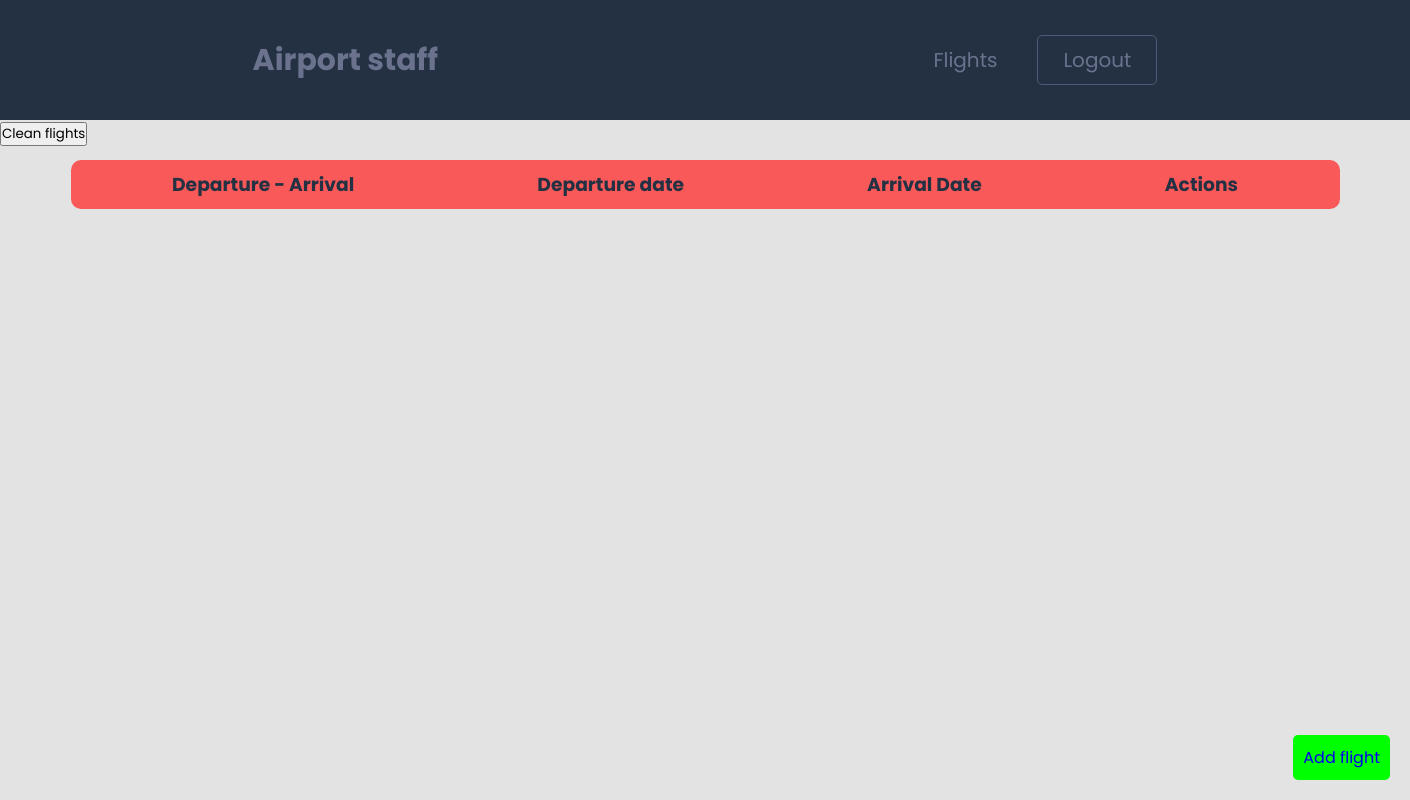
Page /staff/flights/ (signed in) on the earlier database version.
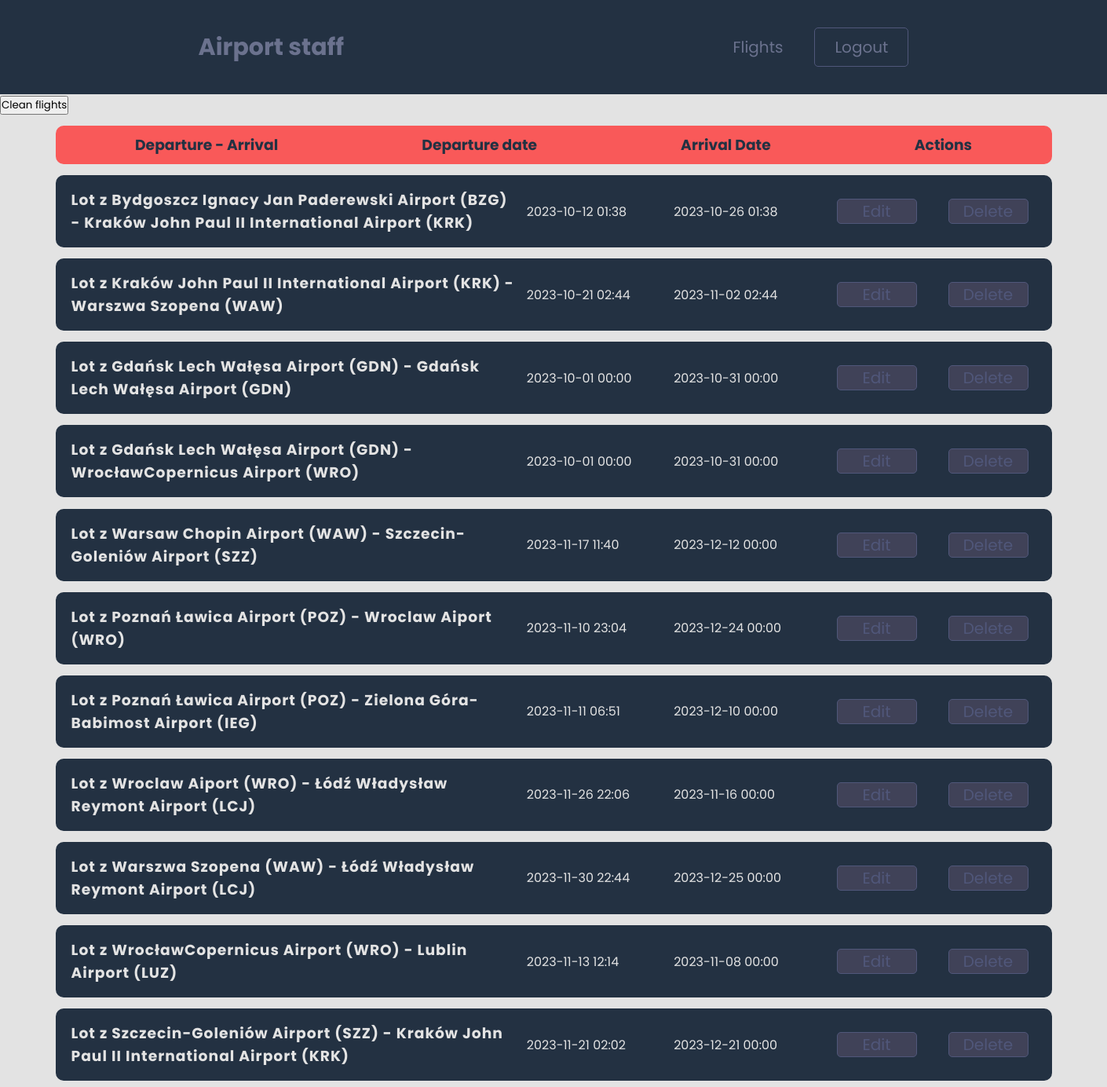
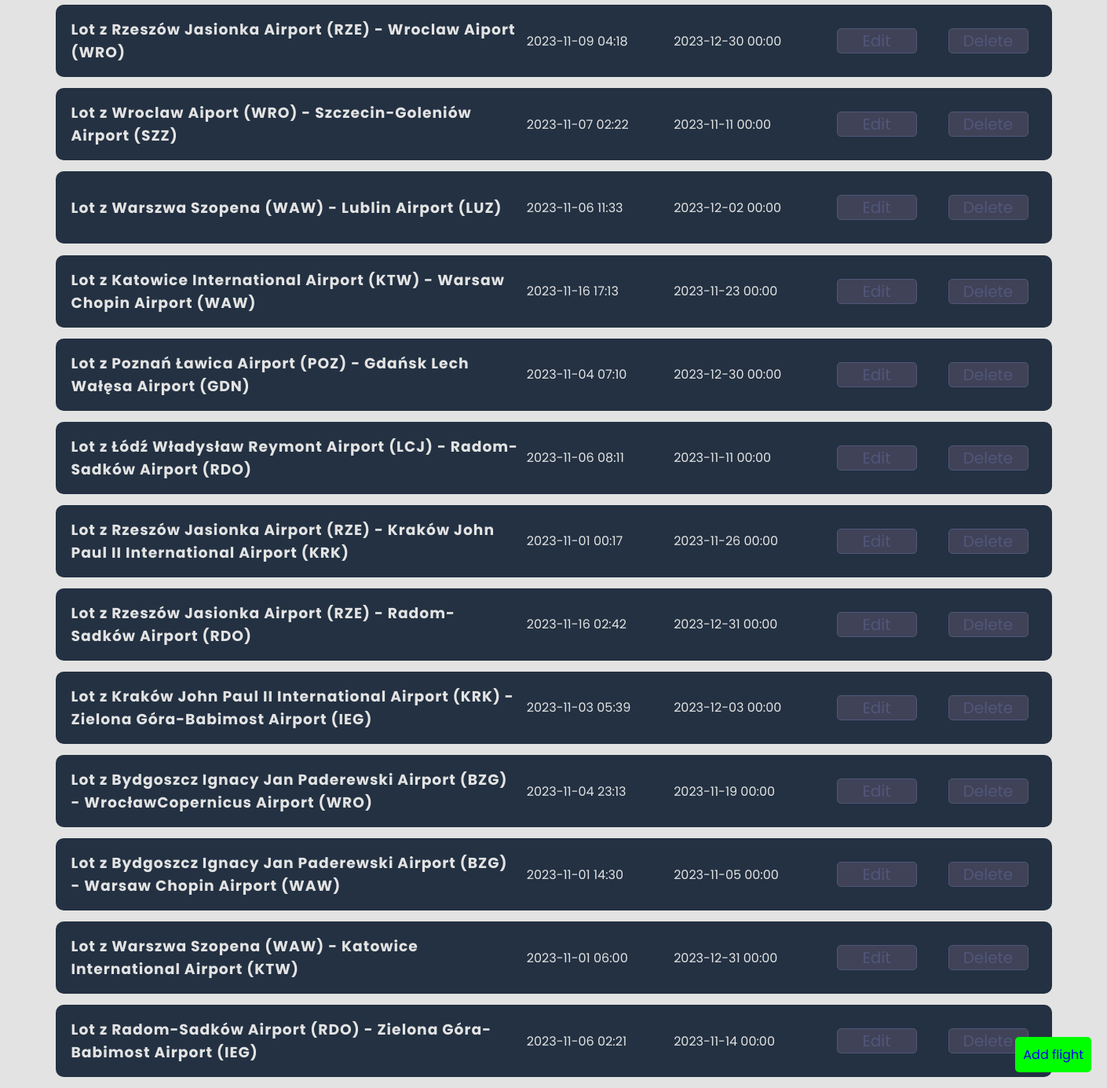
Same page on the later database version (2 pictures, top to bottom).
### staff/models.py (models this page shows, shortened)
class Flight(models.Model):
    departure_airport = models.ForeignKey(Airport, on_delete=models.CASCADE, related_name='departures')
    arrival_airport = models.ForeignKey(Airport, on_delete=models.CASCADE, related_name='arrivals')
    departure_date = models.DateTimeField()
    arrival_date = models.DateTimeField()
    class Meta:
        app_label = 'staff'

class Airport(models.Model):
    name = models.CharField(max_length=100)
    airport_code = models.CharField(max_length=3)
    city = models.CharField(max_length=100)
    class Meta:
        app_label = 'staff'

### staff/views.py (the view)
# urls.py: path('flights/', FlightsView.as_view(), name='flights'),
class FlightsView(LoginRequiredMixin, ListView):
    model = Flight
    template_name = 'staff/flights.html'
    context_object_name = 'flights'

### staff/templates/staff/flights.html (shortened to what this page needs)
{% extends "staff/base.html" %}
{% load crispy_forms_tags %}
{% block content %}
<form action="{% url 'staff:clean-flights' %}" method="post">
    <input type="submit" value="Clean flights">
</form>
<div class="info-bar">
    <h3>Departure - Arrival</h3>
    <h3>Departure date</h3>
    <h3>Arrival Date</h3>
    <h3>Actions</h3>
</div>
{% for flight in flights %}
    <li class="element-li">
        <h3 class="element-header">
            Lot z {{ flight.departure_airport.name }} ({{ flight.departure_airport.airport_code }}) - {{ flight.arrival_airport.name }} ({{ flight.arrival_airport.airport_code }})
        </h3>
        <p class="element-time">
            {{ flight.departure_date|date:"Y-m-d H:i" }}
        </p>
        <p class="element-time">
            {{ flight.arrival_date|date:"Y-m-d H:i" }}
        </p>
        <form method="POST" action="{% url 'staff:update_flight' flight.id %}">
            <input type="submit" value="Edit" class="element-edit">
        </form>
        <form method="POST" action="{% url 'staff:delete_flight' flight.id %}">
            <input type="submit" value="Delete" class="element-delete">
        </form>
    </li>
{% endfor %}
<a href="{% url 'staff:add_flight' %}">
    <div class="bottom-right-div">
        Add flight
    </div>
</a>
{% endblock content %}

Differences in the rows shown:
added Flight: departure_airport.name "Bydgoszcz Ignacy Jan Paderewski Airport", departure_airport.airport_code "BZG", arrival_airport.name "Kraków John Paul II International Airport", arrival_airport.airport_code "KRK", departure_date "2023-10-12 01:38", arrival_date "2023-10-26 01:38"
added Flight: departure_airport.name "Kraków John Paul II International Airport", departure_airport.airport_code "KRK", arrival_airport.name "Warszwa Szopena", arrival_airport.airport_code "WAW", departure_date "2023-10-21 02:44", arrival_date "2023-11-02 02:44"
added Flight: departure_airport.name "Gdańsk Lech Wałęsa Airport", departure_airport.airport_code "GDN", arrival_airport.name "Gdańsk Lech Wałęsa Airport", arrival_airport.airport_code "GDN", departure_date "2023-10-01 00:00", arrival_date "2023-10-31 00:00"
added Flight: departure_airport.name "Gdańsk Lech Wałęsa Airport", departure_airport.airport_code "GDN", arrival_airport.name "WrocławCopernicus Airport", arrival_airport.airport_code "WRO", departure_date "2023-10-01 00:00", arrival_date "2023-10-31 00:00"
added Flight: departure_airport.name "Warsaw Chopin Airport", departure_airport.airport_code "WAW", arrival_airport.name "Szczecin-Goleniów Airport", arrival_airport.airport_code "SZZ", departure_date "2023-11-17 11:40", arrival_date "2023-12-12 00:00"
added Flight: departure_airport.name "Poznań Ławica Airport", departure_airport.airport_code "POZ", arrival_airport.name "Wroclaw Aiport", arrival_airport.airport_code "WRO", departure_date "2023-11-10 23:04", arrival_date "2023-12-24 00:00"
added Flight: departure_airport.name "Poznań Ławica Airport", departure_airport.airport_code "POZ", arrival_airport.name "Zielona Góra-Babimost Airport", arrival_airport.airport_code "IEG", departure_date "2023-11-11 06:51", arrival_date "2023-12-10 00:00"
added Flight: departure_airport.name "Wroclaw Aiport", departure_airport.airport_code "WRO", arrival_airport.name "Łódź Władysław Reymont Airport", arrival_airport.airport_code "LCJ", departure_date "2023-11-26 22:06", arrival_date "2023-11-16 00:00"
added Flight: departure_airport.name "Warszwa Szopena", departure_airport.airport_code "WAW", arrival_airport.name "Łódź Władysław Reymont Airport", arrival_airport.airport_code "LCJ", departure_date "2023-11-30 22:44", arrival_date "2023-12-25 00:00"
added Flight: departure_airport.name "WrocławCopernicus Airport", departure_airport.airport_code "WRO", arrival_airport.name "Lublin Airport", arrival_airport.airport_code "LUZ", departure_date "2023-11-13 12:14", arrival_date "2023-11-08 00:00"
added Flight: departure_airport.name "Szczecin-Goleniów Airport", departure_airport.airport_code "SZZ", arrival_airport.name "Kraków John Paul II International Airport", arrival_airport.airport_code "KRK", departure_date "2023-11-21 02:02", arrival_date "2023-12-21 00:00"
added Flight: departure_airport.name "Rzeszów Jasionka Airport", departure_airport.airport_code "RZE", arrival_airport.name "Wroclaw Aiport", arrival_airport.airport_code "WRO", departure_date "2023-11-09 04:18", arrival_date "2023-12-30 00:00"
added Flight: departure_airport.name "Wroclaw Aiport", departure_airport.airport_code "WRO", arrival_airport.name "Szczecin-Goleniów Airport", arrival_airport.airport_code "SZZ", departure_date "2023-11-07 02:22", arrival_date "2023-11-11 00:00"
added Flight: departure_airport.name "Warszwa Szopena", departure_airport.airport_code "WAW", arrival_airport.name "Lublin Airport", arrival_airport.airport_code "LUZ", departure_date "2023-11-06 11:33", arrival_date "2023-12-02 00:00"
added Flight: departure_airport.name "Katowice International Airport", departure_airport.airport_code "KTW", arrival_airport.name "Warsaw Chopin Airport", arrival_airport.airport_code "WAW", departure_date "2023-11-16 17:13", arrival_date "2023-11-23 00:00"
added Flight: departure_airport.name "Poznań Ławica Airport", departure_airport.airport_code "POZ", arrival_airport.name "Gdańsk Lech Wałęsa Airport", arrival_airport.airport_code "GDN", departure_date "2023-11-04 07:10", arrival_date "2023-12-30 00:00"
added Flight: departure_airport.name "Łódź Władysław Reymont Airport", departure_airport.airport_code "LCJ", arrival_airport.name "Radom-Sadków Airport", arrival_airport.airport_code "RDO", departure_date "2023-11-06 08:11", arrival_date "2023-11-11 00:00"
added Flight: departure_airport.name "Rzeszów Jasionka Airport", departure_airport.airport_code "RZE", arrival_airport.name "Kraków John Paul II International Airport", arrival_airport.airport_code "KRK", departure_date "2023-11-01 00:17", arrival_date "2023-11-26 00:00"
added Flight: departure_airport.name "Rzeszów Jasionka Airport", departure_airport.airport_code "RZE", arrival_airport.name "Radom-Sadków Airport", arrival_airport.airport_code "RDO", departure_date "2023-11-16 02:42", arrival_date "2023-12-31 00:00"
added Flight: departure_airport.name "Kraków John Paul II International Airport", departure_airport.airport_code "KRK", arrival_airport.name "Zielona Góra-Babimost Airport", arrival_airport.airport_code "IEG", departure_date "2023-11-03 05:39", arrival_date "2023-12-03 00:00"
added Flight: departure_airport.name "Bydgoszcz Ignacy Jan Paderewski Airport", departure_airport.airport_code "BZG", arrival_airport.name "WrocławCopernicus Airport", arrival_airport.airport_code "WRO", departure_date "2023-11-04 23:13", arrival_date "2023-11-19 00:00"
added Flight: departure_airport.name "Bydgoszcz Ignacy Jan Paderewski Airport", departure_airport.airport_code "BZG", arrival_airport.name "Warsaw Chopin Airport", arrival_airport.airport_code "WAW", departure_date "2023-11-01 14:30", arrival_date "2023-11-05 00:00"
added Flight: departure_airport.name "Warszwa Szopena", departure_airport.airport_code "WAW", arrival_airport.name "Katowice International Airport", arrival_airport.airport_code "KTW", departure_date "2023-11-01 06:00", arrival_date "2023-12-31 00:00"
added Flight: departure_airport.name "Radom-Sadków Airport", departure_airport.airport_code "RDO", arrival_airport.name "Zielona Góra-Babimost Airport", arrival_airport.airport_code "IEG", departure_date "2023-11-06 02:21", arrival_date "2023-11-14 00:00"
